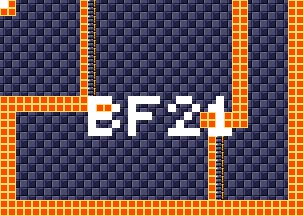

Rendered tile map (Tiled .tmx) drawn with the repository's tilesets; below, a short description and the map source with its tile grids summarised:
An orthogonal 38x27 tile map with 8x8 px tiles, 4 tile layers (background, foreground, room numbers, Objects), 15 tilesets.

<map version="1.5" tiledversion="1.7.1" orientation="orthogonal" renderorder="right-down" width="38" height="27" tilewidth="8" tileheight="8" infinite="0" nextlayerid="11" nextobjectid="1">
 <tileset firstgid="1" source="tilesheets/tsKarniMata.tsx" />
 <tileset firstgid="1025" source="tilesheets/tsVoodooWasp.tsx" />
 <tileset firstgid="2049" source="tilesheets/tsBurial.tsx" />
 <tileset firstgid="3073" source="tilesheets/tsBlueTemple.tsx" />
 <tileset firstgid="4097" source="tilesheets/tsGoddess.tsx" />
 <tileset firstgid="5121" source="tilesheets/tsKonark.tsx" />
 <tileset firstgid="6145" name="sEnemies" tilewidth="8" tileheight="8" tilecount="1024" columns="32">
  <image source="../grapx/tilesheets/sObjects.bmp" trans="ff94ff" width="256" height="256" />
 </tileset>
 <tileset firstgid="7169" source="tilesheets/tsIceTemple.tsx" />
 <tileset firstgid="8193" source="tilesheets/tsLavaArea.tsx" />
 <tileset firstgid="9217" source="tilesheets/tsBossArea.tsx" />
 <tileset firstgid="10241" source="tilesheets/tsPegu.tsx" />
 <tileset firstgid="11265" source="tilesheets/sTiwanakuTemple.tsx" />
 <tileset firstgid="12289" source="tilesheets/sIndraTemple.tsx" />
 <tileset firstgid="13313" source="tilesheets/sTeleport.tsx" />
 <tileset firstgid="14337" source="tilesheets/sObjects.tsx" />
 <layer id="2" name="background" width="38" height="27">
  <data>[1026 cells, 1026 non-empty, 2 distinct tile ids]</data>
 </layer>
 <layer id="1" name="foreground" width="38" height="27">
  <data>[1026 cells, 262 non-empty, 2 distinct tile ids]</data>
 </layer>
 <layer id="7" name="room numbers" width="38" height="27">
  <data>[1026 cells, 42 non-empty, 1 distinct tile ids]</data>
 </layer>
 <layer id="10" name="Objects" width="38" height="27">
  <data>[1026 cells, 0 non-empty, 0 distinct tile ids]</data>
 </layer>
</map>
